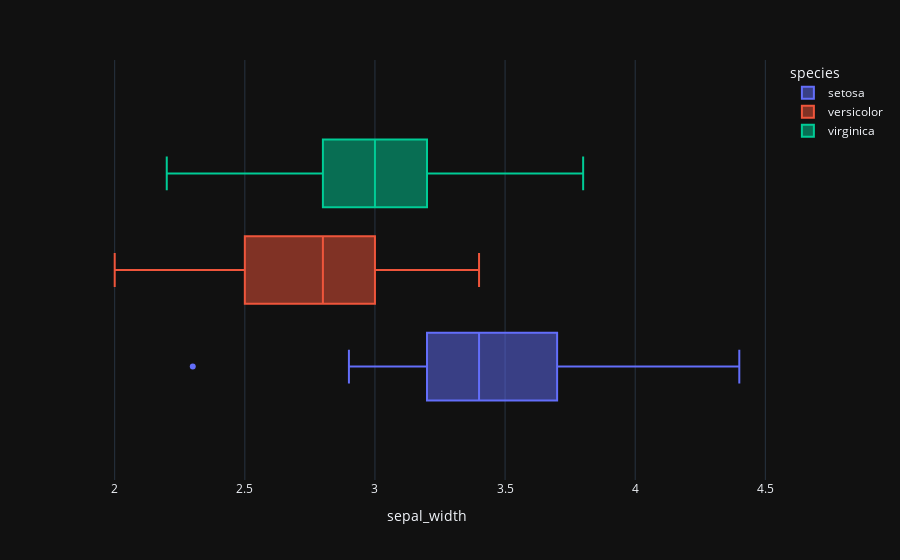

Notebook source saved alongside this figure:
### Markdown cell above
## Boxplot

### Code cell
px.box(iris, x='sepal_width', color='species')

### Figure 1 — Plotly figure (JSON) as saved in the notebook; plotly's stock layout.template omitted (floating-point values rounded to 4 significant figures)
{"data": [{"alignmentgroup": "True", "hovertemplate": "species=setosa<br>sepal_width=%{x}<extra></extra>", "legendgroup": "setosa", "marker": {"color": "#636efa"}, "name": "setosa", "notched": false, "offsetgroup": "setosa", "orientation": "h", "showlegend": true, "type": "box", "visible": true, "x": [3.5, 3, 3.2, 3.1, 3.6, 3.9, 3.4, 3.4, 2.9, 3.1, 3.7, 3.4, 3, 3, 4, 4.4, 3.9, 3.5, 3.8, 3.8, 3.4, 3.7, 3.6, 3.3, 3.4, 3, 3.4, 3.5, 3.4, 3.2, 3.1, 3.4, 4.1, 4.2, 3.1, 3.2, 3.5, 3.6, 3, 3.4, 3.5, 2.3, 3.2, 3.5, 3.8, 3, 3.8, 3.2, 3.7, 3.3], "x0": " ", "xaxis": "x", "y0": " ", "yaxis": "y"}, {"alignmentgroup": "True", "hovertemplate": "species=versicolor<br>sepal_width=%{x}<extra></extra>", "legendgroup": "versicolor", "marker": {"color": "#EF553B"}, "name": "versicolor", "notched": false, "offsetgroup": "versicolor", "orientation": "h", "showlegend": true, "type": "box", "visible": true, "x": [3.2, 3.2, 3.1, 2.3, 2.8, 2.8, 3.3, 2.4, 2.9, 2.7, 2, 3, 2.2, 2.9, 2.9, 3.1, 3, 2.7, 2.2, 2.5, 3.2, 2.8, 2.5, 2.8, 2.9, 3, 2.8, 3, 2.9, 2.6, 2.4, 2.4, 2.7, 2.7, 3, 3.4, 3.1, 2.3, 3, 2.5, 2.6, 3, 2.6, 2.3, 2.7, 3, 2.9, 2.9, 2.5, 2.8], "x0": " ", "xaxis": "x", "y0": " ", "yaxis": "y"}, {"alignmentgroup": "True", "hovertemplate": "species=virginica<br>sepal_width=%{x}<extra></extra>", "legendgroup": "virginica", "marker": {"color": "#00cc96"}, "name": "virginica", "notched": false, "offsetgroup": "virginica", "orientation": "h", "showlegend": true, "type": "box", "visible": true, "x": [3.3, 2.7, 3, 2.9, 3, 3, 2.5, 2.9, 2.5, 3.6, 3.2, 2.7, 3, 2.5, 2.8, 3.2, 3, 3.8, 2.6, 2.2, 3.2, 2.8, 2.8, 2.7, 3.3, 3.2, 2.8, 3, 2.8, 3, 2.8, 3.8, 2.8, 2.8, 2.6, 3, 3.4, 3.1, 3, 3.1, 3.1, 3.1, 2.7, 3.2, 3.3, 3, 2.5, 3, 3.4, 3], "x0": " ", "xaxis": "x", "y0": " ", "yaxis": "y"}], "layout": {"autosize": true, "boxmode": "group", "legend": {"title": {"text": "species"}, "tracegroupgap": 0}, "margin": {"t": 60}, "xaxis": {"anchor": "y", "autorange": true, "domain": [0, 1], "range": [1.867, 4.533], "title": {"text": "sepal_width"}, "type": "linear"}, "yaxis": {"anchor": "x", "autorange": true, "domain": [0, 1], "range": [-0.514, 0.514], "type": "category"}}}
